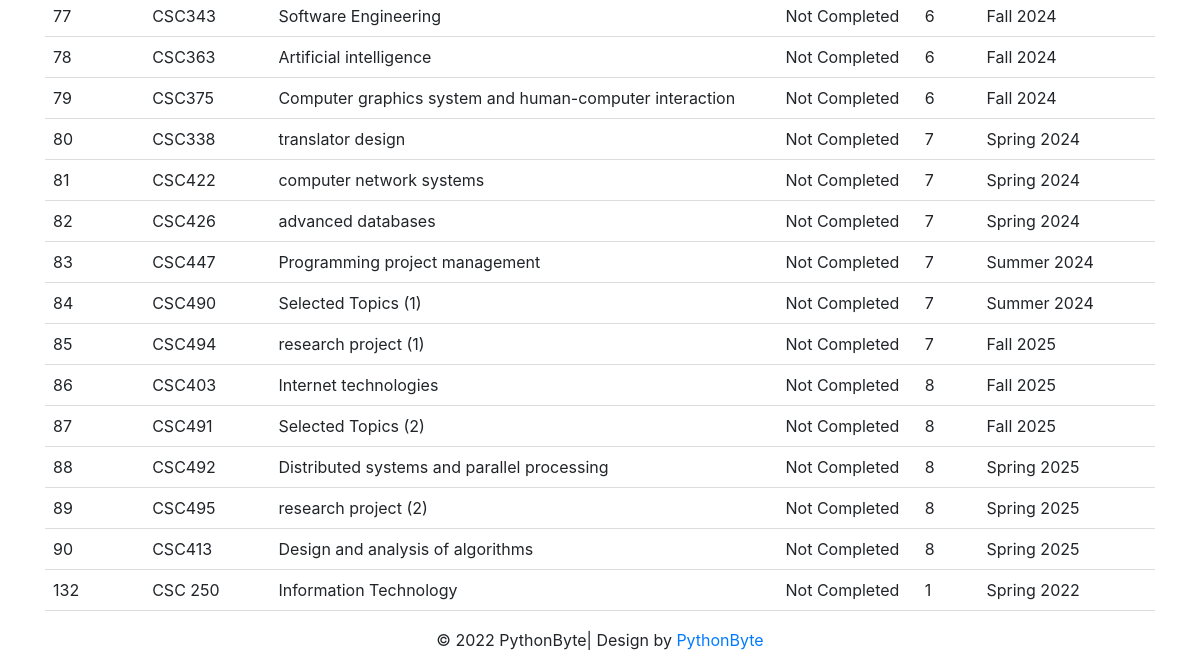
The app's page /course_plan (signed in, lower part), older data.
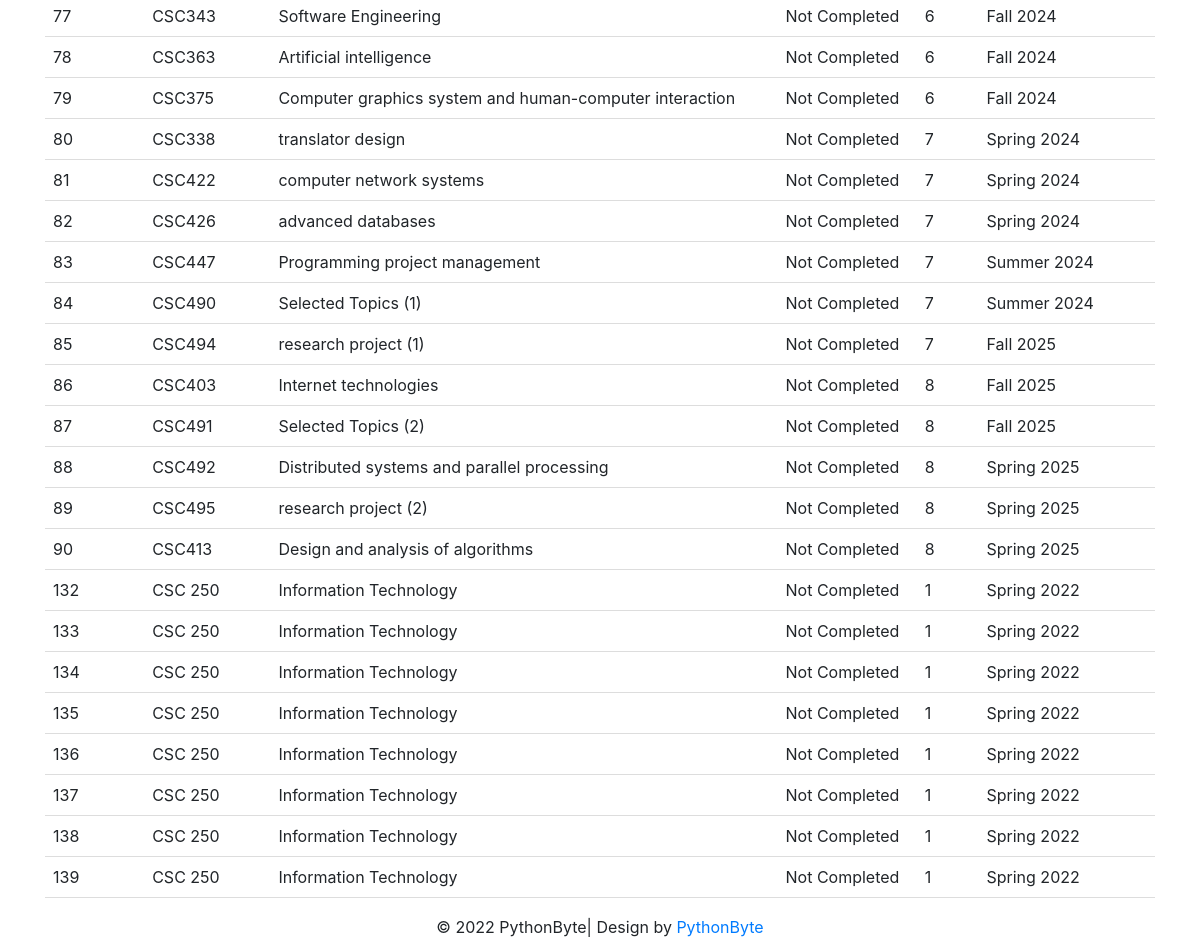
The same page, newer data.
### tables this page shows
CREATE TABLE course (course_id INTEGER NOT NULL PRIMARY KEY AUTOINCREMENT UNIQUE, course_name [nchar] (10), course_descr [nchar] (10), course_code [nchar] (10), dep_id [int], plan_id [int], level_id [int], credit INTEGER, Day_id REFERENCES Day (Day_id), fromT TIME, toT TIME, loc_id INTEGER, SEM INTEGER DEFAULT (223), lec_id INTEGER);

CREATE TABLE semester (sem_id INTEGER PRIMARY KEY, sem_dec VARCHAR);

### course_plan.py (the view)
@course_planb.route('/course_plan', methods=['GET', 'POST'])
def course_plan():
                con = sqlite3.connect("instance/db.sqlite")
                cur = con.cursor()
                user_id = current_user.id
                cur.execute("SELECT * FROM studen_course_info where user_id = '%s'" % (user_id))
                Completed = cur.fetchall()
                cur.execute("""select course.course_id,course.course_code,course.course_name, 'Not Completed' as complete , course.level_id, semester.sem_dec from course

join semester on semester.sem_id = course.SEM
where course.dep_id in (select dep_id from user where id =?) and course.course_id not in (select course_id from time_table where complete = 1 and user_id = ?)""", (user_id,user_id))
                NotCompleted = cur.fetchall()
                con.commit()
                con.close()
                return render_template('course_plan.html', idd = current_user.id,name= current_user.name,NotCompleted=NotCompleted,Completed=Completed)

### templates/course_plan.html (shortened to what this page needs)
{% extends "base.html" %}
{% block content %}
  <form method="post" action="/course_plan">
    <table id="table_to_highlight" style="width:100%">
          <tbody>
           {% for row in NotCompleted %}
                  <tr>
                      <td>{{row[0]}}</td>
                      <td>{{row[1]}}</td>
                      <td>{{row[2]}}</td>
                      <td>{{row[3]}}</td>
                      <td>{{row[4]}}</td>
                      <td>{{row[5]}}</td>
                  </tr>
              {% endfor %}
          </tbody>
      </table>
</form>
{% endblock %}

Row changes from the older to the newer data that the page shows:
added course: course_id "133", course_code "CSC 250", course_name "Information Technology", row "Not Completed", level "1", sem_dec "Spring 2022"
added course: course_id "134", course_code "CSC 250", course_name "Information Technology", row "Not Completed", level "1", sem_dec "Spring 2022"
added course: course_id "135", course_code "CSC 250", course_name "Information Technology", row "Not Completed", level "1", sem_dec "Spring 2022"
added course: course_id "136", course_code "CSC 250", course_name "Information Technology", row "Not Completed", level "1", sem_dec "Spring 2022"
added course: course_id "137", course_code "CSC 250", course_name "Information Technology", row "Not Completed", level "1", sem_dec "Spring 2022"
added course: course_id "138", course_code "CSC 250", course_name "Information Technology", row "Not Completed", level "1", sem_dec "Spring 2022"
added course: course_id "139", course_code "CSC 250", course_name "Information Technology", row "Not Completed", level "1", sem_dec "Spring 2022"
